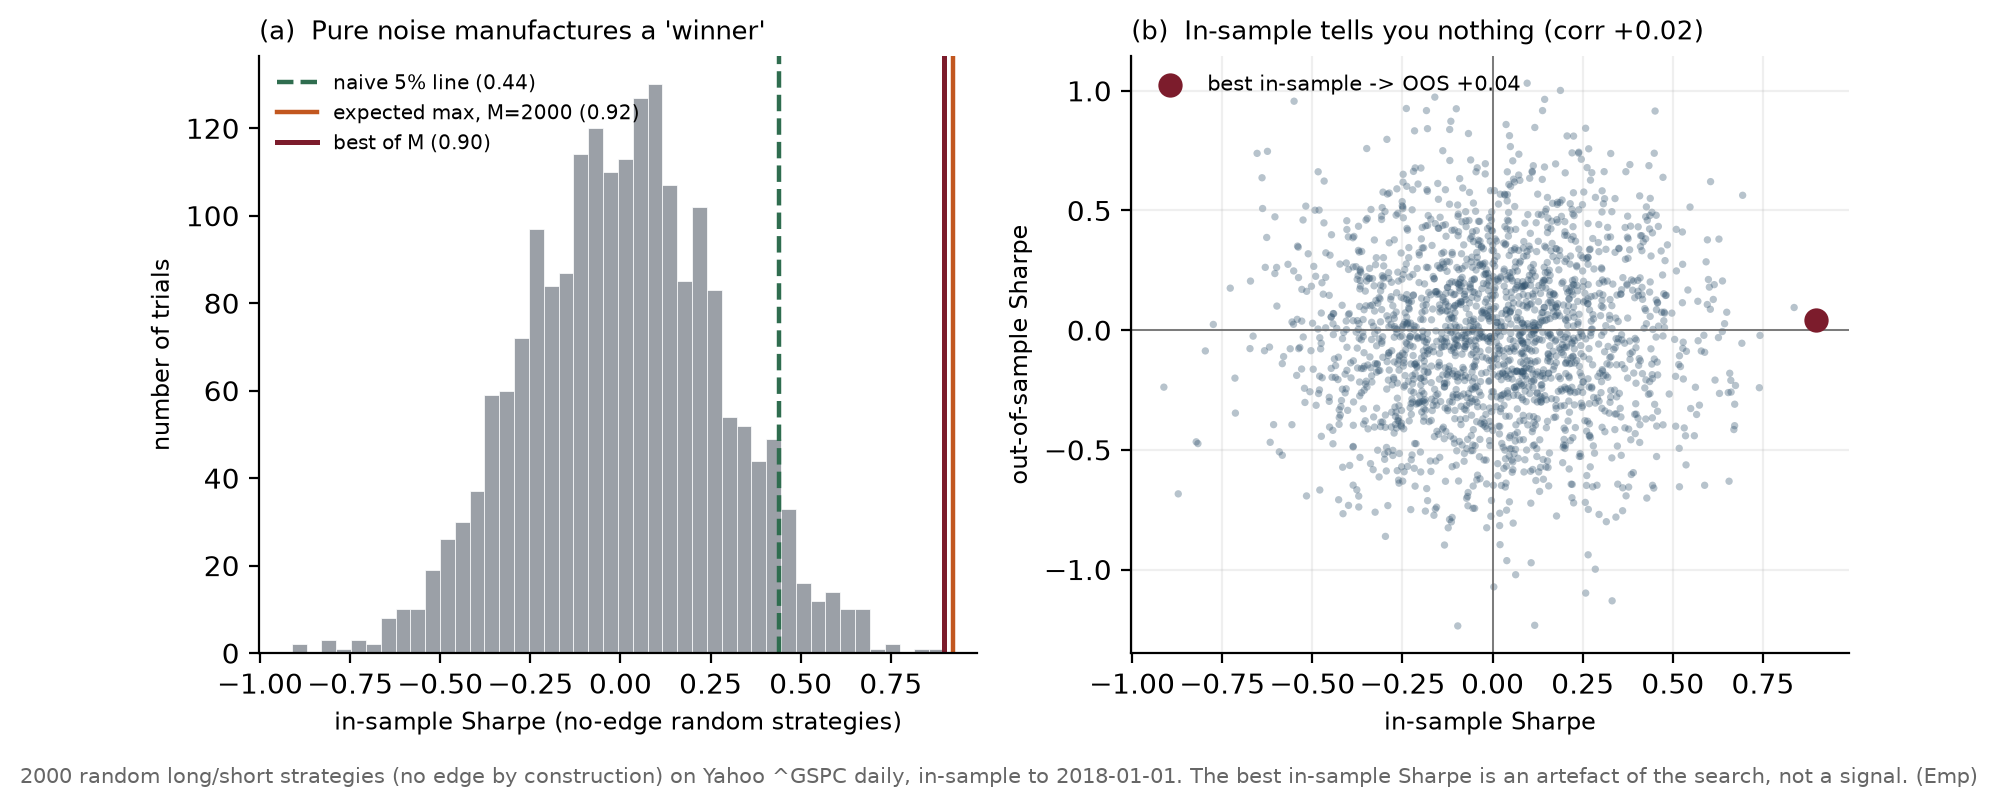

Here is the Python script that generated this plot:
"""
Figure 2 (G3) - The validation gate: why the best of many models is a lie.

When you search over many model configurations and keep the best in-sample
Sharpe, you are guaranteed a good-looking number even if NONE of the models has
any real edge - because the maximum of many noisy estimates is large by chance.
This is the multiple-testing problem, and it is the reason a machine-learning
search needs a deflation step (the Deflated Sharpe Ratio, DSR) before any result
is believed.

We demonstrate it on real S&P 500 returns with strategies that have NO edge by
construction: each "model" is a random daily long/short signal (a fair coin),
scored on the same in-sample S&P 500 returns. We run M such trials, keep the
best in-sample Sharpe, and then show (a) the distribution of best-in-sample
Sharpe you can manufacture from pure noise, against the naive single-test
significance line and the expected maximum under the null, and (b) that the
in-sample Sharpe of a config tells you essentially nothing about its
out-of-sample Sharpe.

Free data: ^GSPC daily closes (cached).

Reproducible:
    python fig_g3_dsr.py     # numpy, matplotlib; stdlib
"""
import os, csv, math
import numpy as np
import matplotlib
matplotlib.use("Agg")
import matplotlib.pyplot as plt

HERE = os.path.dirname(os.path.abspath(__file__))
DATA = os.path.join(HERE, "data")
OOS_START = "2018-01-01"
M = 2000
rng = np.random.default_rng(1)


def load(cache):
    d, c = [], []
    with open(os.path.join(DATA, cache)) as f:
        for row in csv.DictReader(f):
            d.append(row["date"]); c.append(float(row["close"]))
    return d, np.array(c)


dates, close = load("gspc_daily.csv")
r = np.concatenate([[0.0], np.diff(np.log(close))])
split = next(k for k, dd in enumerate(dates) if dd >= OOS_START)
r_in, r_oos = r[1:split], r[split:]
n_in = len(r_in)


def sharpe(sig, ret):
    s = sig * ret
    return s.mean() / s.std() * math.sqrt(252) if s.std() > 0 else 0.0


sr_in = np.empty(M); sr_oos = np.empty(M)
for m in range(M):
    sig = rng.choice([-1.0, 1.0], size=len(r) - 1)
    sr_in[m] = sharpe(sig[:split - 1], r_in)
    sr_oos[m] = sharpe(sig[split - 1:], r_oos)

best = int(np.argmax(sr_in))
# expected maximum of M ~N(0, sd) in-sample Sharpes under the null.
# The crude leading-order sd*sqrt(2 ln M) overstates the maximum for finite M;
# use the Bailey-Lopez de Prado (2014) estimate -- the same estimator the
# deflated-Sharpe library in the overfitting-control paper uses -- accurate to ~1%.
from statistics import NormalDist
_zppf = NormalDist().inv_cdf
_euler = 0.5772156649015329
sd_null = math.sqrt(252.0 / n_in)                     # sd of an annualized Sharpe under no edge
exp_max = (sd_null * ((1 - _euler) * _zppf(1 - 1.0 / M)
                      + _euler * _zppf(1 - 1.0 / (M * math.e)))) if M > 1 else 0.0
naive_95 = 1.645 * sd_null                            # one-sided 5% single-test line

print(f"in-sample days={n_in}, OOS days={len(r_oos)}, trials M={M}")
print(f"best in-sample Sharpe = {sr_in[best]:.2f}  ->  its OUT-of-sample Sharpe = {sr_oos[best]:.2f}")
print(f"naive single-test 5% line = {naive_95:.2f}   expected max under null (M trials) = {exp_max:.2f}")
print(f"corr(in-sample, OOS Sharpe) across trials = {np.corrcoef(sr_in, sr_oos)[0,1]:+.3f}")
print(f"fraction of trials beating the naive line in-sample = {100*(sr_in>naive_95).mean():.0f}%")

# ---------------- figure ------------------------------------------------------
fig, (ax1, ax2) = plt.subplots(1, 2, figsize=(8.8, 3.9))

ax1.hist(sr_in, bins=44, color="#8a8f98", alpha=0.85, edgecolor="white", linewidth=0.3)
ax1.axvline(naive_95, color="#2f6d4f", lw=1.6, ls="--", label=f"naive 5% line ({naive_95:.2f})")
ax1.axvline(exp_max, color="#c2571f", lw=1.6, label=f"expected max, M={M} ({exp_max:.2f})")
ax1.axvline(sr_in[best], color="#7c1c2c", lw=1.8, label=f"best of M ({sr_in[best]:.2f})")
ax1.set_xlabel("in-sample Sharpe (no-edge random strategies)", fontsize=8.6)
ax1.set_ylabel("number of trials", fontsize=8.6)
ax1.set_title("(a)  Pure noise manufactures a 'winner'", fontsize=9.5, loc="left")
ax1.legend(fontsize=7.2, frameon=False)
for s in ("top", "right"):
    ax1.spines[s].set_visible(False)

ax2.scatter(sr_in, sr_oos, s=7, color="#31536e", alpha=0.35, edgecolors="none")
ax2.scatter([sr_in[best]], [sr_oos[best]], s=60, color="#7c1c2c", zorder=5,
            label=f"best in-sample -> OOS {sr_oos[best]:+.2f}")
ax2.axhline(0, color="#666", lw=0.6); ax2.axvline(0, color="#666", lw=0.6)
ax2.set_xlabel("in-sample Sharpe", fontsize=8.6)
ax2.set_ylabel("out-of-sample Sharpe", fontsize=8.6)
ax2.set_title(f"(b)  In-sample tells you nothing (corr {np.corrcoef(sr_in, sr_oos)[0,1]:+.2f})",
              fontsize=9.5, loc="left")
ax2.legend(fontsize=7.4, frameon=False, loc="upper left")
for s in ("top", "right"):
    ax2.spines[s].set_visible(False)
ax2.grid(True, alpha=0.2)

fig.text(0.5, -0.02,
         f"{M} random long/short strategies (no edge by construction) on Yahoo ^GSPC daily, "
         f"in-sample to {OOS_START}. The best in-sample Sharpe is an artefact of the search, not a signal. (Emp)",
         ha="center", fontsize=7.5, color="#666")
plt.tight_layout()
OUT = os.path.join(HERE, "fig_g3_dsr.png")
fig.savefig(OUT, dpi=200, bbox_inches="tight")
print("wrote", OUT)
